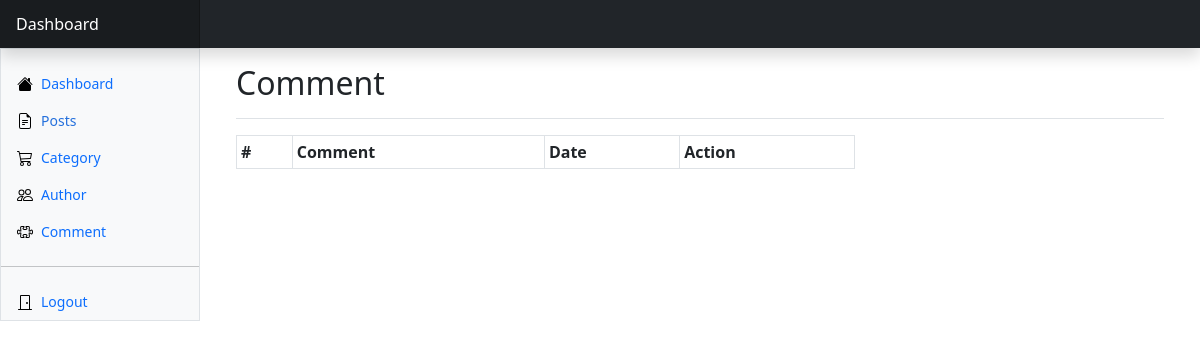
Page /Dashboard/comment.php (signed in) on the earlier database version.
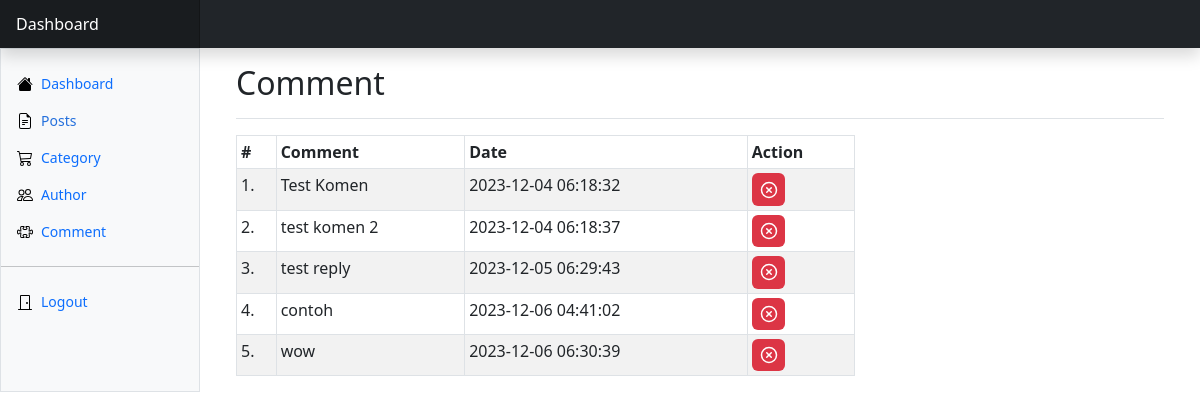
Same page on the later database version.
### tables this page shows
CREATE TABLE `comment` (
  `id` int(11) NOT NULL,
  `parent_id` int(11) DEFAULT NULL,
  `comment` text NOT NULL,
  `tanggal` timestamp NOT NULL DEFAULT current_timestamp() ON UPDATE current_timestamp(),
  `user_id` int(11) NOT NULL,
  `post_id` int(11) NOT NULL
);

### php/functions.php (called while the page is built, shortened)
<?php
function koneksi()
{
    $conn = mysqli_connect("localhost", "root", "");
    mysqli_select_db($conn, "berita");
    return $conn;
}
function query($sql)
{
    $conn = koneksi();
    $result = mysqli_query($conn, "$sql");
    $rows = [];
    while ($row = mysqli_fetch_assoc($result)) {
        $rows[] = $row;
    }
    return $rows;
}

### Dashboard/comment.php (the view, shortened to what the changed rows need)
<?php
require '../php/functions.php';
$comment = query("SELECT id, comment, tanggal FROM comment");
?>
<!DOCTYPE html>
<html lang="en">
<head>
    <link href="https://cdn.jsdelivr.net/npm/bootstrap@5.3.2/dist/css/bootstrap.min.css" rel="stylesheet">
    <link rel="stylesheet" href="https://cdnjs.cloudflare.com/ajax/libs/twitter-bootstrap/5.2.0/css/bootstrap.min.css">
    <link rel="stylesheet" href="https://cdn.datatables.net/1.13.4/css/dataTables.bootstrap5.min.css">
    <link rel="stylesheet" href="https://cdn.jsdelivr.net/npm/bootstrap-icons@1.11.1/font/bootstrap-icons.css">
    <link href="dashboard.css" rel="stylesheet">
</head>
<body>
    <div class="container-fluid">
        <div class="row">
            <main class="col-md-9 ms-sm-auto col-lg-10 px-md-4">
                <div class="container">
                    <div class="d-flex justify-content-between flex-wrap flex-md-nowrap align-items-center pt-3 pb-2 mb-3 border-bottom">
                        <h1 class="h2">Comment</h1>
                    </div>
                    <div class="table-responsive col-lg-8">
                        <table class="table table-bordered  table-striped table-sm">
                            <thead>
                                <tr>
                                    <th scope="col">#</th>
                                    <th scope="col">Comment</th>
                                    <th scope="col">Date</th>
                                    <th scope="col">Action</th>
                                </tr>
                            </thead>
                            <?php $i = 1; ?>
                            <tbody>
                                <?php foreach ($comment as $coment) : ?>
                                    <tr>
                                        <td><?= $i; ?>.</td>
                                        <td><?= $coment['comment']; ?></td>
                                        <td><?= $coment['tanggal']; ?></td>
                                        <td>
                                            <a href="../php/comment/delete.php?id=<?= $coment['id']; ?>" class="badge bg-danger" onclick="return confirm('Hapus Data?')"><span data-feather="x-circle" style="width: 18px;"></span></a>
                                        </td>
                                    </tr>
                                    <?php $i++; ?>
                                <?php endforeach; ?>
                            </tbody>
                        </table>
                    </div>
                </div>
            </main>
        </div>
    </div>
</body>
</html>

Differences in the rows shown:
added comment: comment "Test Komen", tanggal "2023-12-04 06:18:32"
added comment: comment "test komen 2", tanggal "2023-12-04 06:18:37"
added comment: comment "test reply", tanggal "2023-12-05 06:29:43"
added comment: comment "contoh", tanggal "2023-12-06 04:41:02"
added comment: comment "wow", tanggal "2023-12-06 06:30:39"
